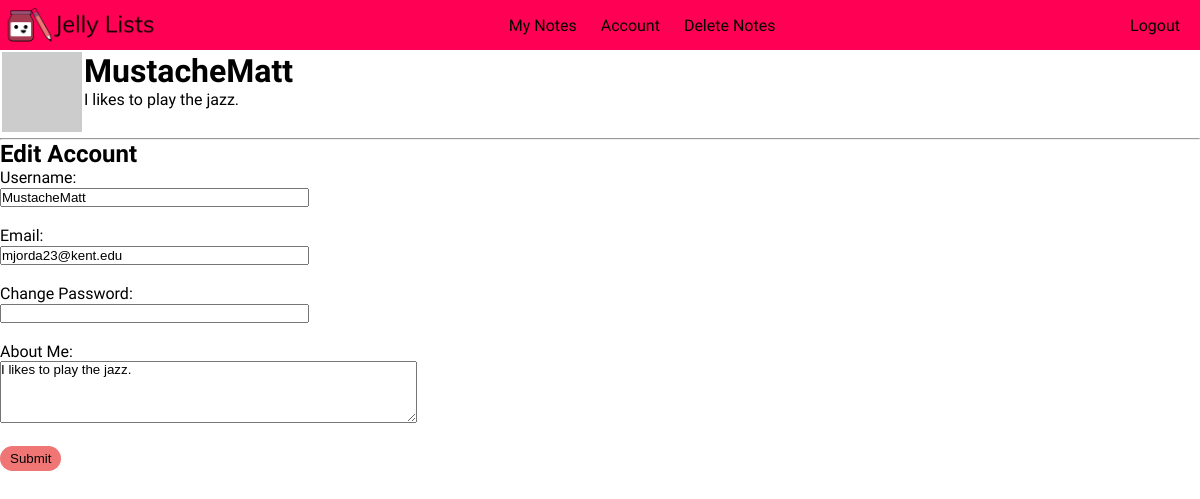
/account (signed in), run on the app's committed database.
### app/models.py (models this page shows, shortened)
class User(UserMixin, db.Model):
    id = db.Column(db.Integer, primary_key=True)
    username = db.Column(db.String(64), index=True, unique=True)
    email = db.Column(db.String(120), index=True, unique=True)
    password_hash = db.Column(db.String(128))
    about_me = db.Column(db.String(140))
    notes = db.relationship('Note', backref='author', lazy='dynamic')
    def get_note_count(self):
        return Note.query.filter(Note.user_id == self.id).count()
    def avatar(self, size):
        digest = md5(self.email.lower().encode('utf-8')).hexdigest()
        return 'https://www.gravatar.com/avatar/{}?d=monsterid&s={}'.format(
            digest, size)

### app/routes.py (the view)
@app.route('/account', methods=['GET', 'POST'])
@login_required
def account():
    form = AccountForm(current_user.username, current_user.email)
    if form.validate_on_submit():
        pw = request.form['password']
        current_user.username = form.username.data
        current_user.email = form.email.data
        current_user.about_me = form.about_me.data
        if pw != '':
            current_user.set_password(form.password.data)
        db.session.commit()
        return redirect(url_for('account'))
    elif request.method == 'GET':
        form.username.data = current_user.username
        form.email.data = current_user.email
        form.about_me.data = current_user.about_me
    return render_template('account.html', form=form)

### app/forms.py (shortened to what this page needs)
class AccountForm(FlaskForm):
    username = StringField('Username', validators=[DataRequired()])
    email = StringField('Email', validators=[DataRequired(), Email()])
    about_me = TextAreaField('About Me', validators=[Length(min=0, max=140)])
    password = PasswordField('Password')
    submit = SubmitField('Submit')
    def __init__(self, original_username, original_email, *args, **kwargs):
        super(AccountForm, self).__init__(*args, **kwargs)
        self.original_username = original_username
        self.original_email = original_email

### app/models.py (called while the page is built)
@login.user_loader
def load_user(id):
    return User.query.get(int(id))

### app/templates/account.html (shortened to what this page needs)
<!DOCTYPE html>
<html>
<head>
    <link type="text/css" rel="stylesheet" href="/static/style.css"/>
</head>
<body>
    <header>
        <a href="homepage"><img src="static/JamNotJelly_Logo_text.png" alt="Jam Not Jelly's Jelly Lists" id="nav_logo"></a>
         <ul class="nav_links">
            {% if current_user.is_authenticated %}
                <li><a class="nav_content" href="mynotes">My Notes</a></li>
                <li><a class="nav_content" href="account">Account</a></li>
                {% if current_user.get_note_count() > 0 %}
                    <li><a class="nav_content" href="delete-notes">Delete Notes</a></li>
                {% endif %}
            {% endif %}
        </ul>
        <ul class="nav_links" id="right_links">
            {% if current_user.is_anonymous %}
            <li><a href="{{ url_for('login') }}">Login</a></li> |
            <li><a class="nav_content" href="register">Sign Up</a></li>
            {% else %}
            <li><a href="{{ url_for('logout') }}">Logout</a></li>
            {% endif %}
        </ul>
    </header>
    <div>
        <table>
            <tr valign="top">
                <td><img src="{{ current_user.avatar(128) }}"></td>
                <td>
                    <h1>{{ current_user.username }}</h1>
                    {% if current_user.about_me %}<p>{{ current_user.about_me }}</p>{% endif %}
                </td>
            </tr>
        </table>
        <hr>
        <h2>Edit Account</h2>
        <form action="" method="post">
            <p>
                Username:<br>
                {{ form.username(size=36) }}<br>
            </p><br>
            <p>
                Email:<br>
                {{ form.email(size=36) }}<br>
            </p><br>
            <p>
                Change Password:<br>
                {{ form.password(size=36) }}
            </p><br>
            <p>
                About Me:<br>
                {{ form.about_me(cols=50, rows=4) }}<br>
            </p><br>
            <p>{{ form.submit() }}</p>
        </form>
    </div>
</body>
</html>

### app/static/style.css (style rules this page uses)
* { box-sizing: border-box; margin: 0; padding: 0; text-decoration: none; }
li { list-style: none; }
a { color: black; }
body { width: 100%; height: 100%; font-family: 'Muli', sans-serif; }
header { background-color: #ff0054; color:black; width: 100%; height: 50px; display: flex; justify-content: space-between; align-items: center; }
.nav_links { list-style: none; color: black; }
.nav_links li { display: inline-block; padding: 0 10px; }
.nav_links li a { transition: all 0.5s ease 0s }
#right_links { margin-right: 10px; }
input[type=submit] { padding: 5px 10px; background-color: rgba(239,118,116,1); border: none; border-radius: 20px; cursor: pointer; transition: all 0.5s ease 0s; }
textarea { font-family: Arial, Helvetica, sans-serif; }
#nav_logo { height: 60px; vertical-align: bottom; }

### data on the page
User: username "MustacheMatt", about_me "I likes to play the jazz.", email "mjorda23@kent.edu"
